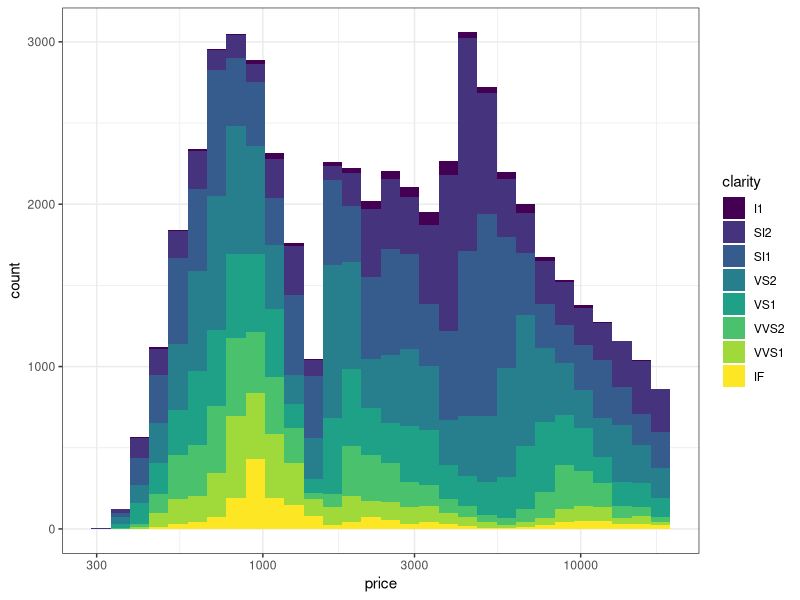
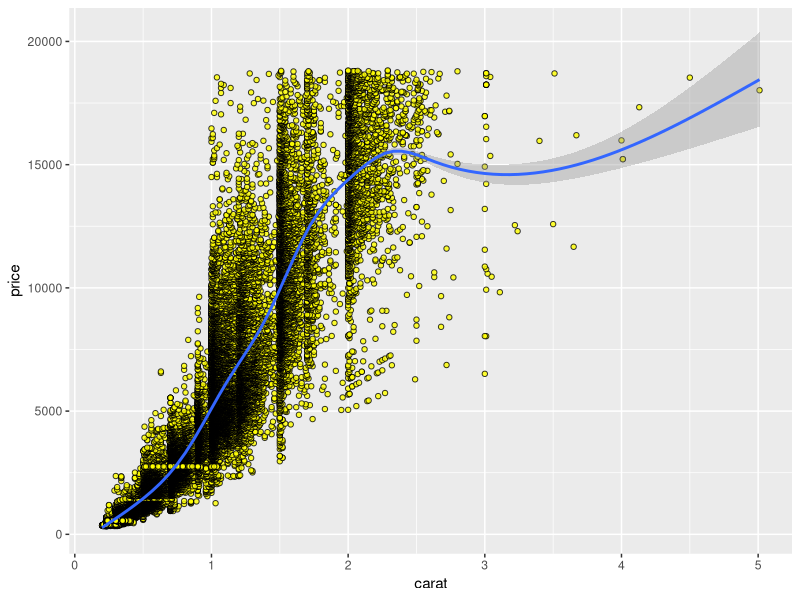
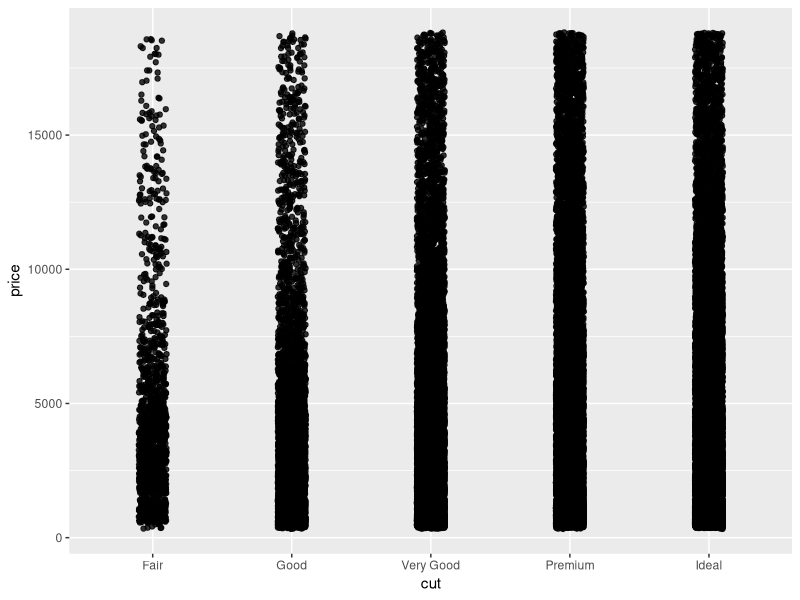
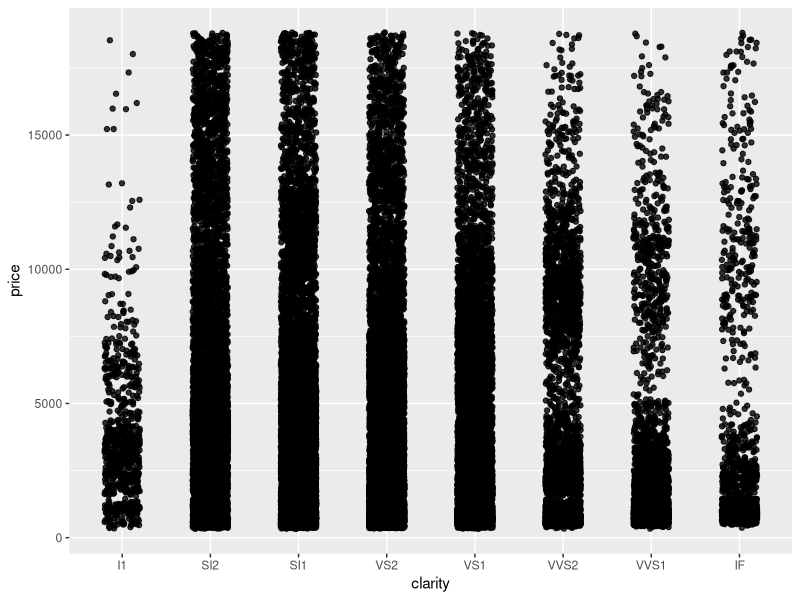
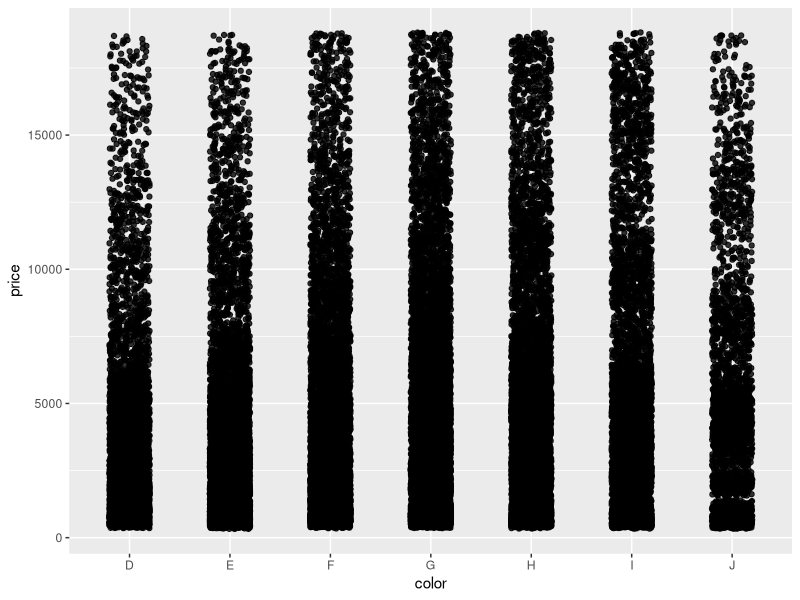
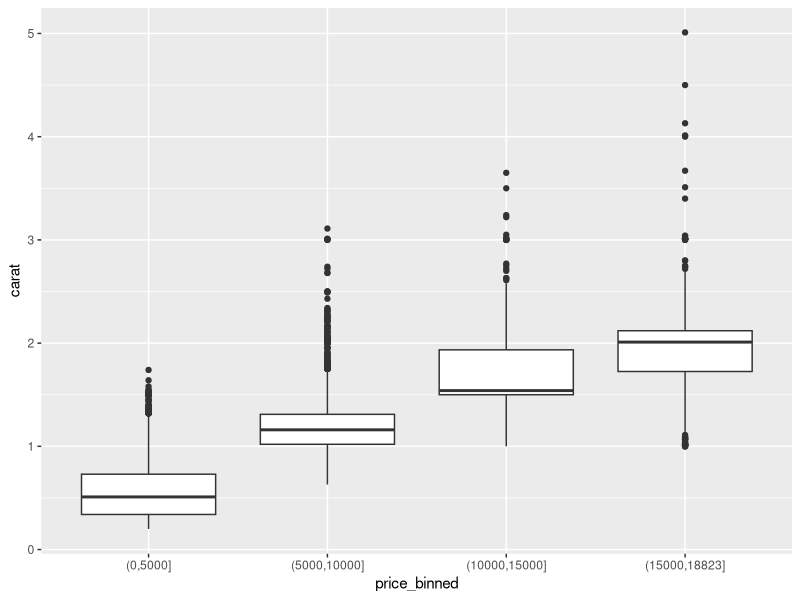

The R script that drew these images, in order:
#' ---
#' title: "R4DS exploratory data analysis"
#' author: Burhan Khan
#' date: April 7, 2018
#' output: github_document
#' ---

knitr::opts_chunk$set(echo = TRUE)
library(tidyverse)

#Question 1:
?diamonds
diamonds %>% 
  ggplot(aes(price)) + 
  geom_histogram(aes(fill = clarity)) +
  scale_x_log10() +
  theme_bw()

#There does not seem to be much correlation between clarity and price. Most diamonds are on the cheaper end of the range.

#Question 2:
ggplot(diamonds, aes(x = carat, y =price)) +
  geom_point(alpha = .8, shape = 21, col = "black", fill = "yellow") +
  geom_smooth()

ggplot(diamonds, aes(x = cut, y =price)) +
  geom_jitter(alpha = .8, width = .1)

ggplot(diamonds) +
  geom_jitter(aes(x = clarity, y =price), alpha = .8, width = .2)

ggplot(diamonds) +
  geom_jitter(aes(x = color, y =price), alpha = .8, width = .2)

#Carat is the most important predictor


#Question 3:
diamonds %>% 
  filter(!is.na(carat), !is.na(price)) %>%
  mutate(price_binned = cut(price, breaks=c(seq(0, max(price), 5000), 
                                            max(price)), dig.lab=10)) %>%
  ggplot(., aes(price_binned, carat)) + 
  geom_boxplot()
